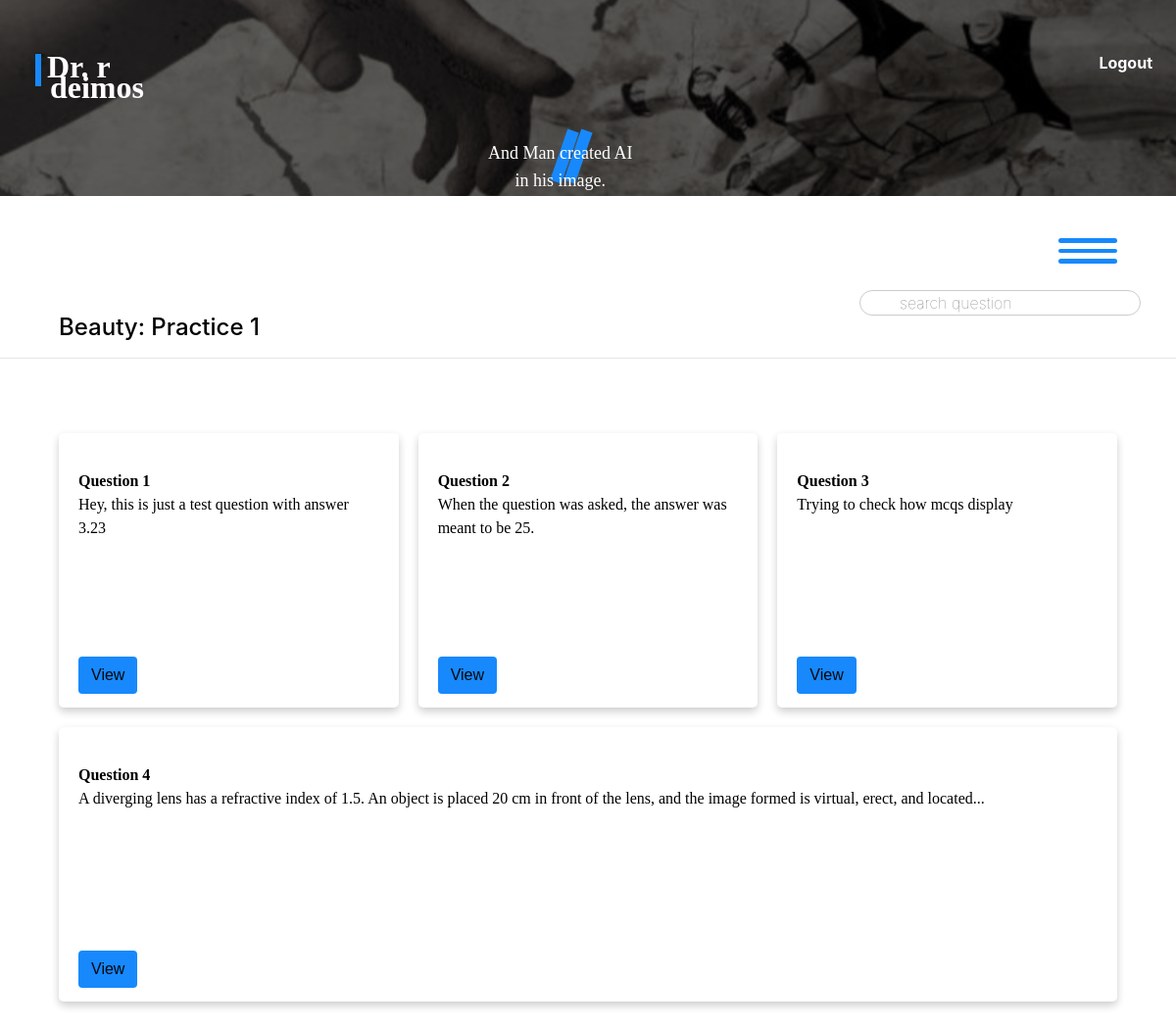
Screenshot of /deimos/courses/14/assignments/13 (signed in) with the database file from the repository.
### phobos/models.py (models this page shows, shortened)
class Assignment(models.Model):
    name = models.CharField(max_length=30)
    course = models.ForeignKey(Course, on_delete=models.CASCADE, related_name="assignments")
    timestamp = models.DateTimeField(auto_now_add=True)
    due_date = models.DateTimeField(blank=True, null=True)
    assigned_date = models.DateTimeField(blank=True, null=True)
    difficulty_level = models.CharField(
        max_length=10,
        choices=DifficultyChoices.choices,
        default=DifficultyChoices.MEDIUM,
    )
    category = models.CharField(max_length=25, choices=AssignmentChoices.choices,
                                 default = AssignmentChoices.HOMEWORK)

class Course(models.Model):
    name = models.CharField(max_length=100, blank=False, null=False)
    description = models.CharField(max_length=400, default="No description")
    subject = models.CharField(max_length=100,
                                choices=SubjectChoices.choices,
                                default=SubjectChoices.PHYSICS)
    number_of_students = models.IntegerField(blank=True, null=True)
    difficulty_level = models.CharField(
        max_length=10,
        choices=DifficultyChoices.choices,
        default=DifficultyChoices.MEDIUM,
    )
    professors = models.ManyToManyField('Professor', related_name='courses')
    topics = models.ManyToManyField('Topic', related_name='courses')
    timestamp = models.DateTimeField(auto_now_add=True)
    image = models.ImageField(upload_to='phobos/images/course_covers', blank=True, null=True)

class Question(models.Model):
    number = models.CharField(blank=False, null=False, max_length=5)
    text = models.TextField(max_length= 2000, null=False, blank=False)
    assignment = models.ForeignKey(Assignment, null=True, on_delete=models.CASCADE, \
                                   related_name="questions")
    category = models.CharField(max_length=50, null=True, blank=True)
    topic = models.ForeignKey(Topic, on_delete=models.SET_NULL, null=True, blank=True)
    sub_topic = models.ForeignKey(SubTopic, on_delete=models.SET_NULL, null=True, blank=True)
    num_points = models.IntegerField(default=10, validators=[MinValueValidator(0), MaxValueValidator(15)]) # Add lower and upper bound.
    parent_question = models.ForeignKey('self', on_delete=models.CASCADE, null=True, \
                                        blank=True, related_name='sub_questions')
    timestamp = models.DateTimeField(auto_now_add=True)
    difficulty_level = models.CharField(
        max_length=10,
        choices=DifficultyChoices.choices,
        default=DifficultyChoices.MEDIUM,
    )
    answer_type = models.CharField(
        max_length = 30,
        choices = QuestionChoices.choices,
        default = QuestionChoices.STRUCTURAL_TEXT
    )
    max_num_attempts = models.IntegerField(default=5)
    answer = models.CharField(max_length=1000, null=True, blank=True) # TODO: delete this attribute.
    deduct_per_attempt = models.FloatField(default=0.05, blank=True, null=True)
    margin_error = models.FloatField(default=0.03, blank=True, null=True)
    due_date = models.DateTimeField(null=True, blank=True)
    embedding = models.JSONField(null=True, blank=True)  # Field to store encoded representation for search

### deimos/views.py (the view)
@login_required(login_url='astros:login')
def assignment_management(request, assignment_id, course_id=None):
    student = get_object_or_404(Student, pk = request.user.pk)
    assignment = get_object_or_404(Assignment, pk = assignment_id)
    assignment_student, created = AssignmentStudent.objects.get_or_create(student = student, assignment=assignment)
    assignment_student.save()
    """
    is_assigned = AssignmentStudent.objects.filter(student=student, assignment=assignment).exists()
    if not is_assigned:
        return HttpResponseForbidden('You have not be assigned this assignment.')

    """
    questions = Question.objects.filter(assignment = assignment)
    context = {
        "questions": questions,
        "assignment": assignment
    }
    return render(request, "deimos/assignment_management.html", context)

### deimos/templates/deimos/assignment_management.html (shortened to what this page needs)
{% extends 'deimos/layout.html' %}
{% load static %}
{% block body%}
<form action="{% url 'deimos:search_question' %}" method="post" id="search-form">
    <div id="sf-container">
        <input  id="search-field" type="text" name="search_question" placeholder="search question"/>
    </div>
</form>
    <br/>
    <br/>
    <h4>{{assignment.course.name}}: {{assignment.name}}</h4><hr/>
    <ul class="courses course-list">
        {% for question in questions %}
            {% include 'deimos/question_display.html' with question=question assignment_id=assignment.id course_id=assignment.course.id%}
        {% endfor %}
    </ul>
{% endblock %}

### deimos/templates/deimos/question_display.html (shortened to what this page needs)
<li class="question-li course-li" data-question-id="{{ question.id }}">
    <div class="course-section assigment-section">
        <div class="image-container">
        </div>
        <div class="c-text q-text">
            <span class="c-name"><strong>Question {{question.number}}</strong>
            <p class="c-description">{% if question.text|length > 147 %}
                {{ question.text|safe|slice:":147" }}...
            {% else %}
                {{ question.text|safe }}
            {% endif %}</p><br/>
        </div>
    </div>
    <div class="edit-section il">{% csrf_token %}
        <div><a href="{% url 'deimos:answer_question' assignment_id=assignment_id course_id=course_id question_id=question.id%}">
            <button class="btn edit-btn co" data-question-id="{{ question.id}}">View</button></div></a>
    </div>
</li>

### deimos/static/deimos/css/style.css (style rules this page uses)
body.body { background-color: white !important; color:black; padding:0%; }
ul.courses { padding: 5%; }
form { width: 100%; }
#search-field { position: absolute; margin-top: 3vh !important; right: 3vw ; border-radius: 20px !important; border: 1px solid #ccc !important; padding-left: 40px !important; transition: box-shadow 0.3s ease, height 0.5s ease, width 0.5s ease !important; background-color: transparent !important; outline: none !important; font-weight: 100 !important; }
h4 { margin-left: 5%; }
li { list-style-type: none; }
.course-list { display: flex; flex-wrap: wrap; gap: 20px; }
.course-li { font-family:'Nebula', 'Times New Roman', Times, serif; flex: 1 0 calc(33.33% - 20px); height: 60vh; padding: 20px; border-radius: 5px; position:relative; background-color: white; box-shadow: 0 4px 8px rgba(0, 0, 0, 0.2); }
div.course-section { position: relative; height: 70%; }
div.image-container { position: absolute; top: 0; left: 0; height: 85%; width: 100%; overflow: hidden; }
div.c-text { position: absolute; top: 87%; height: 30%; }
.edit-section { bottom: 5%; position: absolute; }
.edit-btn { background-color: rgba(23, 137, 252, 1) !important; transition: background-color 0.2s !important; color: rgba(0,0,0,0.95) !important; font-weight:400 !important; font-family: 'Aileron', sans-serif; }
.question-li { height: 35vh; }
.q-text.c-text { top: 10%; }

### rows the page displays
Assignment: course.name "Beauty", name "Practice 1"
Question: number "1", text "Hey, this is just a test question with answer 3.23"
Question: number "2", text "When the question was asked, the answer was meant to be 25."
Question: number "3", text "Trying to check how mcqs display"
Question: number "4", text "A diverging lens has a refractive index of 1.5. An object is placed 20 cm in front of the lens, and the image formed is virtual, erect, and located"
